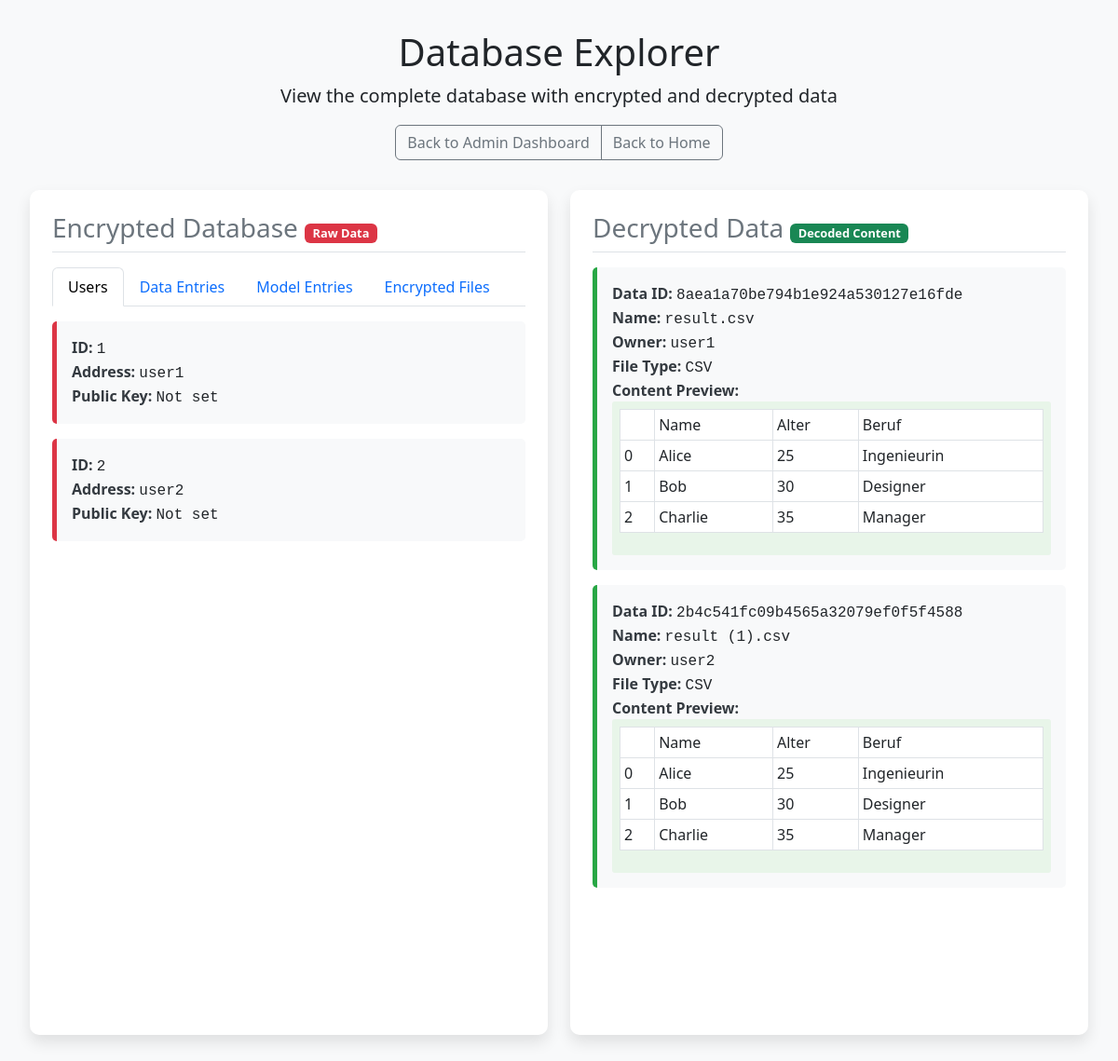
Page /admin/database (signed in) on the committed database.
### database.py (models this page shows)
class User(Base):
    __tablename__ = 'users'
    id = Column(Integer, primary_key=True)
    address = Column(String(64), unique=True, nullable=False)
    public_key = Column(String(256), nullable=True)
    owned_data = relationship("DataEntry", back_populates="owner")
    owned_models = relationship("ModelEntry", back_populates="owner")
    purchased_data = relationship("DataEntry", secondary=data_purchases, back_populates="purchased_by")
    purchased_models = relationship("ModelEntry", secondary=model_purchases, back_populates="purchased_by")

### app.py (the view, shortened to what this page needs)
@app.route('/admin/database')
@admin_required
def admin_database():
    db_manager = blockchain.db_manager
    session_db = db_manager.get_session()
    try:
        users = session_db.query(User).all()
        data_entries = session_db.query(DataEntry).all()
        model_entries = session_db.query(ModelEntry).all()
        encrypted_files_query = session_db.query(EncryptedFile).all()
        encrypted_files = []
        for file in encrypted_files_query:
            encrypted_sample = str(file.encrypted_content[:100]) + "..." if file.encrypted_content else "No content"
            encrypted_file = {
                'id': file.id,
                'file_hash': file.file_hash,
                'encryption_key_hash': file.encryption_key_hash,
                'data_entry_id': file.data_entry_id,
                'model_entry_id': file.model_entry_id,
                'encrypted_content_sample': encrypted_sample
            }
            encrypted_files.append(encrypted_file)
        decrypted_data = []
        if os.path.exists('data_keys.json'):
            with open('data_keys.json', 'r') as f:
                keys_data = json.load(f)
                for dataset in keys_data.get('datasets', []):
                    data_id = dataset.get('data_id')
                    encryption_key = dataset.get('encryption_key')
                    name = dataset.get('name', 'Unknown')
                    data_entry = session_db.query(DataEntry).filter_by(data_id=data_id).first()
                    if data_entry:
                        encrypted_file = session_db.query(EncryptedFile).filter_by(data_entry_id=data_entry.id).first()
                        if encrypted_file and encrypted_file.encrypted_content:
                            try:
                                owner = session_db.query(User).filter_by(id=data_entry.owner_id).first()
                                key = encryption_key.encode() if isinstance(encryption_key, str) else encryption_key
                                decrypted_content = decrypt_file(encrypted_file.encrypted_content, key)
                                is_csv = name.lower().endswith('.csv')
                                content_preview = ""
                                has_more = False
                                if is_csv:
                                    csv_content = decrypted_content.decode('utf-8')
                                    csv_reader = csv.reader(io.StringIO(csv_content))
                                    rows = []
                                    for i, row in enumerate(csv_reader):
                                        if i < 10:  # Show only first 10 rows
                                            rows.append(row)
                                        else:
                                            has_more = True
                                            break
                                    content_preview = rows
                                decrypted_data.append({
                                    'data_id': data_id,
                                    'name': name,
                                    'owner': owner.address if owner else 'Unknown',
                                    'file_type': 'CSV' if is_csv else 'Text/Binary',
                                    'content_preview': content_preview,
                                    'is_csv': is_csv,
                                    'has_more': has_more
                                })
                            except Exception as e:
                                print(f"Error decrypting {data_id}: {str(e)}")
        return render_template('database_view.html',
                               users=users,
                               data_entries=data_entries,
                               model_entries=model_entries,
                               encrypted_files=encrypted_files,
                               decrypted_data=decrypted_data)
    finally:
        session_db.close()

### app.py (called while the page is built)
@app.template_filter('timestamp_to_datetime')
def timestamp_to_datetime(timestamp):
    return datetime.datetime.fromtimestamp(timestamp).strftime('%Y-%m-%d %H:%M:%S')

def admin_required(f):
    @functools.wraps(f)
    def decorated_function(*args, **kwargs):
        if not session.get('admin_logged_in'):
            return redirect(url_for('admin_login'))
        return f(*args, **kwargs)
    return decorated_function

### database.py (called while the page is built)
    def get_session(self):
        return self.Session()

### encryption.py (called while the page is built)
def decrypt_file(encrypted_content, key):
    f = Fernet(key)
    try:
        decrypted_content = f.decrypt(encrypted_content)
        return decrypted_content
    except Exception as e:
        raise ValueError(f"Entschlüsselung fehlgeschlagen: {str(e)}")

### templates/database_view.html (shortened to what this page needs)
<!DOCTYPE html>
<html lang="en">
<head>
    <link href="https://cdnjs.cloudflare.com/ajax/libs/bootstrap/5.3.0/css/bootstrap.min.css" rel="stylesheet">
</head>
<body>
    <div class="container-fluid">
        <div class="header">
            <h1>Database Explorer</h1>
            <p class="lead">View the complete database with encrypted and decrypted data</p>
            <div class="btn-group">
                <a href="/admin" class="btn btn-outline-secondary">Back to Admin Dashboard</a>
                <a href="/" class="btn btn-outline-secondary">Back to Home</a>
            </div>
        </div>
        <div class="row">
            <div class="col-md-6">
                <div class="data-section encrypted">
                    <h3>Encrypted Database <span class="badge bg-danger">Raw Data</span></h3>
                    <ul class="nav nav-tabs" id="encryptedTabs" role="tablist">
                        <li class="nav-item" role="presentation">
                            <button class="nav-link active" id="users-tab" data-bs-toggle="tab" data-bs-target="#users" type="button" role="tab">Users</button>
                        </li>
                        <li class="nav-item" role="presentation">
                            <button class="nav-link" id="data-entries-tab" data-bs-toggle="tab" data-bs-target="#data-entries" type="button" role="tab">Data Entries</button>
                        </li>
                        <li class="nav-item" role="presentation">
                            <button class="nav-link" id="model-entries-tab" data-bs-toggle="tab" data-bs-target="#model-entries" type="button" role="tab">Model Entries</button>
                        </li>
                        <li class="nav-item" role="presentation">
                            <button class="nav-link" id="encrypted-files-tab" data-bs-toggle="tab" data-bs-target="#encrypted-files" type="button" role="tab">Encrypted Files</button>
                        </li>
                    </ul>
                    <div class="tab-content" id="encryptedTabsContent">
                        <div class="tab-pane fade show active" id="users" role="tabpanel">
                            {% if users %}
                                {% for user in users %}
                                <div class="data-item encrypted">
                                    <div><span class="data-label">ID:</span> <span class="data-value">{{ user.id }}</span></div>
                                    <div><span class="data-label">Address:</span> <span class="data-value">{{ user.address }}</span></div>
                                    <div><span class="data-label">Public Key:</span> <span class="data-value">{{ user.public_key or "Not set" }}</span></div>
                                </div>
                                {% endfor %}
                            {% else %}
                                <div class="alert alert-info">No users found in database.</div>
                            {% endif %}
                        </div>
                    </div>
                </div>
            </div>
            <div class="col-md-6">
                <div class="data-section decrypted">
                    <h3>Decrypted Data <span class="badge bg-success">Decoded Content</span></h3>
                    {% if decrypted_data %}
                        {% for item in decrypted_data %}
                        <div class="data-item decrypted">
                            <div><span class="data-label">Data ID:</span> <span class="data-value">{{ item.data_id }}</span></div>
                            <div><span class="data-label">Name:</span> <span class="data-value">{{ item.name }}</span></div>
                            <div><span class="data-label">Owner:</span> <span class="data-value">{{ item.owner }}</span></div>
                            <div><span class="data-label">File Type:</span> <span class="data-value">{{ item.file_type }}</span></div>
                            <div>
                                <span class="data-label">Content Preview:</span>
                                <div class="decrypted-content">
                                    {% if item.is_csv %}
                                        <table class="table table-sm table-bordered">
                                            {% for row in item.content_preview %}
                                            <tr>
                                                {% for cell in row %}
                                                <td>{{ cell }}</td>
                                                {% endfor %}
                                            </tr>
                                            {% endfor %}
                                        </table>
                                    {% else %}
                                        <pre>{{ item.content_preview }}</pre>
                                    {% endif %}
                                </div>
                            </div>
                        </div>
                        {% endfor %}
                    {% else %}
                        <div class="alert alert-info">No decrypted data available. All data is shown in encrypted form.</div>
                    {% endif %}
                </div>
            </div>
        </div>
    </div>
</body>
</html>

### templates/database_view.html (style rules this page uses)
body { background-color: #f8f9fa; padding-top: 2rem; padding-bottom: 2rem; }
.container-fluid { padding: 0 2rem; }
.header { margin-bottom: 2rem; text-align: center; padding: 0 1rem; }
.data-section { background-color: white; padding: 1.5rem; border-radius: 10px; box-shadow: 0 0.5rem 1rem rgba(0, 0, 0, 0.1); margin-bottom: 2rem; height: calc(100vh - 150px); overflow-y: auto; }
.data-section h3 { color: #6c757d; margin-bottom: 1rem; padding-bottom: 0.5rem; border-bottom: 1px solid #dee2e6; }
.data-item { background-color: #f8f9fa; padding: 1rem; border-radius: 5px; margin-bottom: 1rem; border-left: 5px solid #6c757d; }
.data-item.encrypted { border-left-color: #dc3545; }
.data-item.decrypted { border-left-color: #28a745; }
.data-label { font-weight: bold; color: #343a40; }
.data-value { font-family: monospace; word-break: break-all; }
.decrypted-content { max-height: 200px; overflow-y: auto; background-color: #e8f5e9; padding: 0.5rem; border-radius: 3px; }
.nav-tabs { margin-bottom: 1rem; }
.badge { font-size: 0.8rem; }

### rows in the picture
User: id "1", address "user1", public_key "Not set", data_id "8aea1a70be794b1e924a530127e16fde", name "result.csv", owner "user1", file_type "CSV", row "Name" "Alter" "Beruf" "0" "Alice" "25" "Ingenieurin" "1" "Bob" "30" "Designer" "2" "Charlie" "35" "Manager"
User: id "2", address "user2", public_key "Not set", data_id "2b4c541fc09b4565a32079ef0f5f4588", name "result (1).csv", owner "user2", file_type "CSV", row "Name" "Alter" "Beruf" "0" "Alice" "25" "Ingenieurin" "1" "Bob" "30" "Designer" "2" "Charlie" "35" "Manager"
